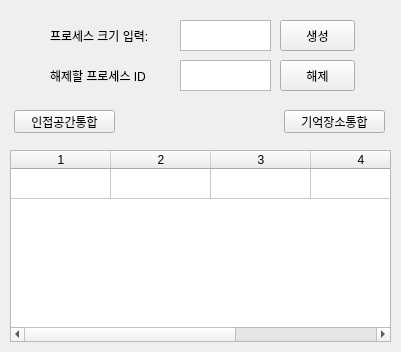
<?xml version="1.0" encoding="UTF-8"?>
<ui version="4.0">
 <class>Dialog</class>
 <widget class="QDialog" name="Dialog">
  <property name="geometry">
   <rect>
    <x>0</x>
    <y>0</y>
    <width>401</width>
    <height>352</height>
   </rect>
  </property>
  <property name="windowTitle">
   <string>Dialog</string>
  </property>
  <widget class="QDialogButtonBox" name="buttonBox">
   <property name="geometry">
    <rect>
     <x>250</x>
     <y>470</y>
     <width>341</width>
     <height>32</height>
    </rect>
   </property>
   <property name="orientation">
    <enum>Qt::Horizontal</enum>
   </property>
   <property name="standardButtons">
    <set>QDialogButtonBox::Cancel|QDialogButtonBox::Ok</set>
   </property>
  </widget>
  <widget class="QPushButton" name="pushButton">
   <property name="geometry">
    <rect>
     <x>280</x>
     <y>20</y>
     <width>75</width>
     <height>31</height>
    </rect>
   </property>
   <property name="text">
    <string>생성</string>
   </property>
  </widget>
  <widget class="QTextEdit" name="textEdit">
   <property name="geometry">
    <rect>
     <x>180</x>
     <y>20</y>
     <width>91</width>
     <height>31</height>
    </rect>
   </property>
   <property name="html">
    <string>&lt;!DOCTYPE HTML PUBLIC &quot;-//W3C//DTD HTML 4.0//EN&quot; &quot;http://www.w3.org/TR/REC-html40/strict.dtd&quot;&gt;
&lt;html&gt;&lt;head&gt;&lt;meta name=&quot;qrichtext&quot; content=&quot;1&quot; /&gt;&lt;style type=&quot;text/css&quot;&gt;
p, li { white-space: pre-wrap; }
&lt;/style&gt;&lt;/head&gt;&lt;body style=&quot; font-family:'Gulim'; font-size:9pt; font-weight:400; font-style:normal;&quot;&gt;
&lt;p style=&quot;-qt-paragraph-type:empty; margin-top:0px; margin-bottom:0px; margin-left:0px; margin-right:0px; -qt-block-indent:0; text-indent:0px;&quot;&gt;&lt;br /&gt;&lt;/p&gt;&lt;/body&gt;&lt;/html&gt;</string>
   </property>
  </widget>
  <widget class="QTableWidget" name="tableWidget">
   <property name="geometry">
    <rect>
     <x>10</x>
     <y>150</y>
     <width>381</width>
     <height>192</height>
    </rect>
   </property>
   <property name="rowCount">
    <number>1</number>
   </property>
   <property name="columnCount">
    <number>5</number>
   </property>
   <attribute name="horizontalHeaderVisible">
    <bool>true</bool>
   </attribute>
   <attribute name="verticalHeaderVisible">
    <bool>false</bool>
   </attribute>
   <row/>
   <column/>
   <column/>
   <column/>
   <column/>
   <column/>
  </widget>
  <widget class="QLabel" name="label">
   <property name="geometry">
    <rect>
     <x>50</x>
     <y>20</y>
     <width>121</width>
     <height>31</height>
    </rect>
   </property>
   <property name="text">
    <string>프로세스 크기 입력:</string>
   </property>
  </widget>
  <widget class="QTextEdit" name="textEdit_2">
   <property name="geometry">
    <rect>
     <x>180</x>
     <y>60</y>
     <width>91</width>
     <height>31</height>
    </rect>
   </property>
  </widget>
  <widget class="QPushButton" name="pushButton_2">
   <property name="geometry">
    <rect>
     <x>280</x>
     <y>60</y>
     <width>75</width>
     <height>31</height>
    </rect>
   </property>
   <property name="text">
    <string>해제</string>
   </property>
  </widget>
  <widget class="QLabel" name="label_2">
   <property name="geometry">
    <rect>
     <x>50</x>
     <y>60</y>
     <width>121</width>
     <height>31</height>
    </rect>
   </property>
   <property name="text">
    <string>해제할 프로세스 ID</string>
   </property>
  </widget>
  <widget class="QPushButton" name="pushButton_3">
   <property name="geometry">
    <rect>
     <x>14</x>
     <y>110</y>
     <width>101</width>
     <height>23</height>
    </rect>
   </property>
   <property name="text">
    <string>인접공간통합</string>
   </property>
  </widget>
  <widget class="QPushButton" name="pushButton_4">
   <property name="geometry">
    <rect>
     <x>284</x>
     <y>110</y>
     <width>101</width>
     <height>23</height>
    </rect>
   </property>
   <property name="text">
    <string>기억장소통합</string>
   </property>
  </widget>
 </widget>
 <resources/>
 <connections>
  <connection>
   <sender>buttonBox</sender>
   <signal>accepted()</signal>
   <receiver>Dialog</receiver>
   <slot>accept()</slot>
   <hints>
    <hint type="sourcelabel">
     <x>248</x>
     <y>254</y>
    </hint>
    <hint type="destinationlabel">
     <x>157</x>
     <y>274</y>
    </hint>
   </hints>
  </connection>
  <connection>
   <sender>buttonBox</sender>
   <signal>rejected()</signal>
   <receiver>Dialog</receiver>
   <slot>reject()</slot>
   <hints>
    <hint type="sourcelabel">
     <x>316</x>
     <y>260</y>
    </hint>
    <hint type="destinationlabel">
     <x>286</x>
     <y>274</y>
    </hint>
   </hints>
  </connection>
 </connections>
</ui>
